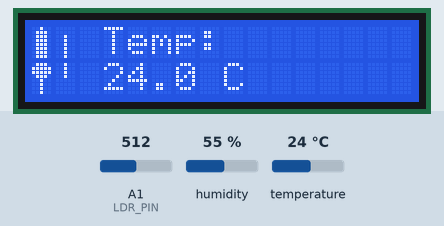
Bench run of a sketch on a simulated Arduino Uno, built with avr-gcc and run on an emulated ATmega328P. On the bench: 16×2 character LCD. Inputs (shaded band) come from the test bench; at power-on: temperature 24 °C, A1 (LDR_PIN) = 512, humidity 55 %. What the sketch prints to the serial monitor is not drawn.

Above: at 1.2 s.
1.3 s: temperature set to 12 °C
At 5.2 s:
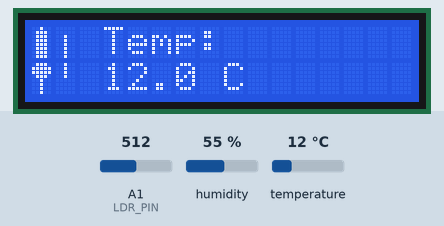
11.2 s: A1 (LDR_PIN) set to 716
At 15.6 s:
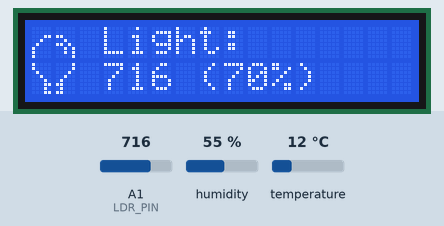
17.7 s: temperature set to 19 °C
At 21.3 s:
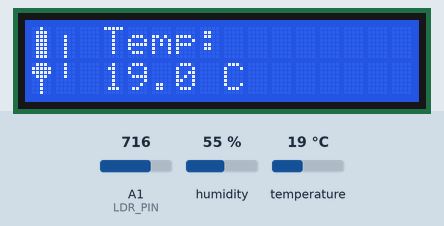
23.7 s: A1 (LDR_PIN) set to 900
At 27.4 s:
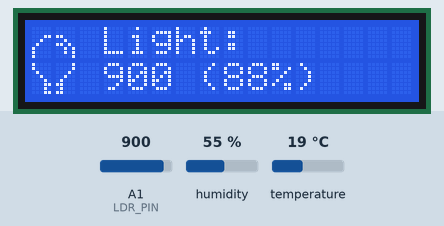
29.8 s: temperature set to 28 °C
At 33.1 s:
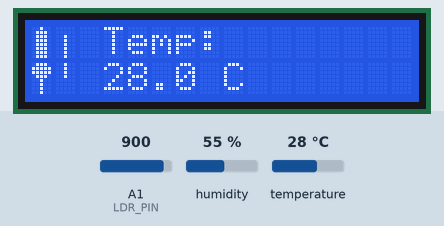
35.8 s: A1 (LDR_PIN) set to 1023
At 39.2 s:
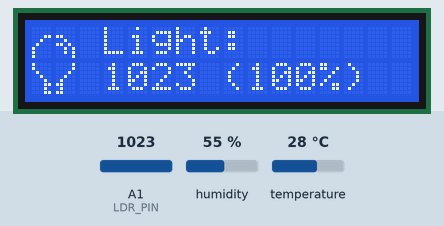
Timing chart, 0 to 40.7 s (numbered marks = the images above; inputs shaded):
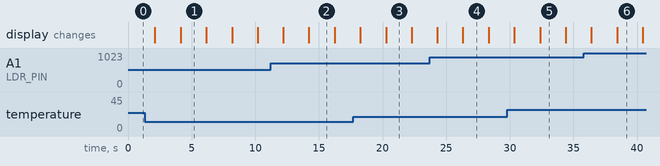

Measured:
- after the input at 1.3 s, the display: first differs from a run without the input after 2.8 s (image 1)
- after the input at 11.2 s, the display: first differs from a run without the input after 3.0 s (image 2)
- after the input at 17.7 s, the display: first differs from a run without the input after 2.6 s (image 3)
- after the input at 23.7 s, the display: first differs from a run without the input after 2.6 s (image 4)
- after the input at 29.8 s, the display: first differs from a run without the input after 2.6 s (image 5)
- after the input at 35.8 s, the display: first differs from a run without the input after 2.6 s (image 6)
- what the display in image 1 shows lasts 2.0 s, from 4.1 s to 6.1 s

The sketch:

LCD_Sensor_Display.ino.ino
```cpp
#include <LiquidCrystal.h>
#include <DHT.h>

// ==== LCD Setup ====
LiquidCrystal lcd(12, 11, 5, 4, 3, 2);

// ==== Pins ====
#define DHTPIN A0         // DHT11 connected to A0
#define DHTTYPE DHT11     // We're using DHT11
#define LDR_PIN A1        // LDR connected to A1

DHT dht(DHTPIN, DHTTYPE);

// ==== 2x2 Thermometer Icon ====
byte thermoTopLeft[] = {
  B00100,
  B01110,
  B01110,
  B01110,
  B01110,
  B01110,
  B01110,
  B01110
};

byte thermoTopRight[] = {
  B00000,
  B00000,
  B00100,
  B00100,
  B00100,
  B00100,
  B00100,
  B00100
};

byte thermoBottomLeft[] = {
  B01110,
  B11111,
  B11111,
  B01110,
  B00100,
  B00100,
  B00100,
  B00100
};

byte thermoBottomRight[] = {
  B00100,
  B00100,
  B00100,
  B00100,
  B00000,
  B00000,
  B00000,
  B00000
};

// ==== 2x2 Light Bulb Icon ====
byte bulbTopLeft[] = {
  B00000,
  B00000,
  B00011,
  B00100,
  B01000,
  B10000,
  B10000,
  B10000
};

byte bulbTopRight[] = {
  B00000,
  B00000,
  B11000,
  B00100,
  B11010,
  B00101,
  B00101,
  B00001
};

byte bulbBottomLeft[] = {
  B10000,
  B10000,
  B01000,
  B00100,
  B00010,
  B00011,
  B00010,
  B00011
};

byte bulbBottomRight[] = {
  B00001,
  B00001,
  B00010,
  B00100,
  B01000,
  B11000,
  B01000,
  B11000
};

void setup() {
  lcd.begin(16, 2);
  Serial.begin(9600);
  dht.begin();

  // Create all 8 custom characters
  lcd.createChar(0, thermoTopLeft);
  lcd.createChar(1, thermoTopRight);
  lcd.createChar(2, thermoBottomLeft);
  lcd.createChar(3, thermoBottomRight);
  lcd.createChar(4, bulbTopLeft);
  lcd.createChar(5, bulbTopRight);
  lcd.createChar(6, bulbBottomLeft);
  lcd.createChar(7, bulbBottomRight);

  lcd.clear();
}

void loop() {
  // === Read Temperature ===
  float temperature = dht.readTemperature();

  lcd.clear();

  // Draw Thermometer
  lcd.setCursor(0, 0);
  lcd.write(byte(0));
  lcd.write(byte(1));
  lcd.setCursor(0, 1);
  lcd.write(byte(2));
  lcd.write(byte(3));

  // Print temperature
  lcd.setCursor(3, 0);
  lcd.print("Temp:");
  lcd.setCursor(3, 1);
  if (isnan(temperature)) {
    lcd.print("Error");
    Serial.println("Failed to read from DHT sensor!");
  } else {
    lcd.print(temperature, 1);
    lcd.print(" C");

    Serial.print("Temperature: ");
    Serial.print(temperature, 1);
    Serial.println(" C");
  }

  delay(2000);

  // === Read Light ===
  int lightValue = analogRead(LDR_PIN);
  float lightPercent = (lightValue / 1023.0) * 100.0;

  lcd.clear();

  // Draw Light Bulb
  lcd.setCursor(0, 0);
  lcd.write(byte(4));
  lcd.write(byte(5));
  lcd.setCursor(0, 1);
  lcd.write(byte(6));
  lcd.write(byte(7));

  // Print Light Value
  lcd.setCursor(3, 0);
  lcd.print("Light:");
  lcd.setCursor(3, 1);
  lcd.print(lightValue); // optionally add %
  lcd.print(" (");
  lcd.print(lightPercent, 0);
  lcd.print("%)");

  Serial.print("Light Level: ");
  Serial.print(lightValue);
  Serial.print(" (");
  Serial.print(lightPercent, 1);
  Serial.println("%)");

  delay(2000);
}
```
